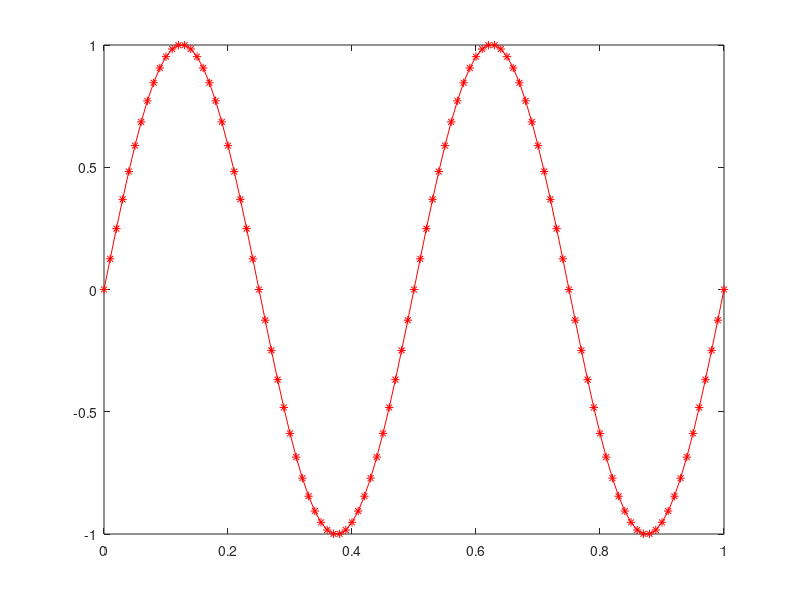

This figure's MATLAB source:
%------------------------------------
%     randwertaufgabe.m 
%   
%  berechnet mit Finiten Differenzen die Loesung u von
%  -u''=f in (0,1), u(0)=u(1)=0
%
%  Gerd Rapin           31.10.2003
%-------------------------------------------

% Anzahl St�tzstellen
n=100;

% Erzeugen des Gitters
x=0:(1/n):1;
x_i=x(2:n);

% Aufstellen des lin. Gls.
A=diag(2*ones(1,n-1),0)...
   +diag(-1*ones(1,n-2),-1)...
   +diag(-1*ones(1,n-2),1);
F=(1/n)^2*16*pi^2*sin(4*pi*x_i); % rechte Seite fuer f=1 

% Loesen des lin. Gls.
z_i=A\ F';

% Darstellen der Loesung
z=[0; z_i; 0];
figure
plot(x,z,'r*-');
